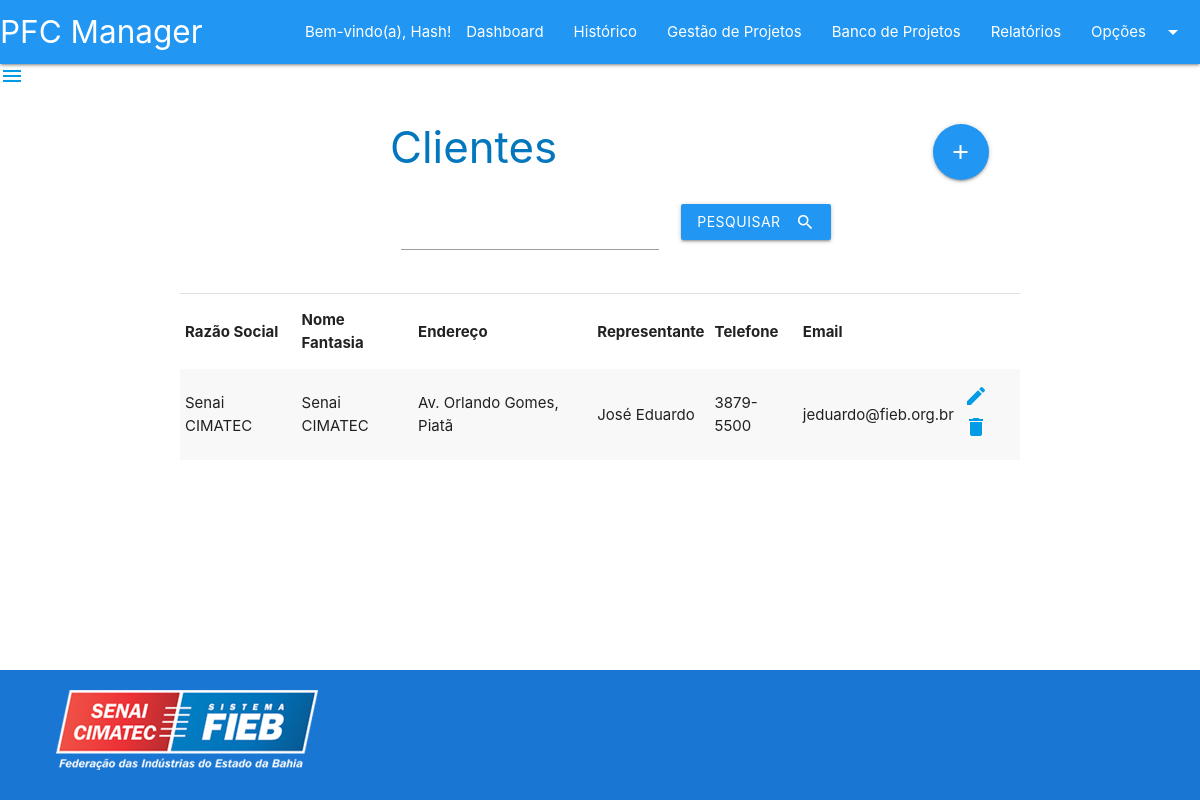
/telas/paginas_cliente/index_cliente.php (signed in), run on the app's committed database.
### tables this page shows
CREATE TABLE `clientes` (
  `cliente_id` int NOT NULL AUTO_INCREMENT,
  `cliente_razaosocial` varchar(45) DEFAULT NULL,
  `cliente_nomefantasia` varchar(45) DEFAULT NULL,
  `cliente_endereco` varchar(45) DEFAULT NULL,
  `cliente_nomerepresentante` varchar(45) DEFAULT NULL,
  `cliente_emailrepresentante` varchar(45) DEFAULT NULL,
  `cliente_telrepresentante` varchar(45) DEFAULT NULL,
  `cliente_problema` varchar(1000) DEFAULT NULL,
  `cliente_solucao` varchar(1000) DEFAULT NULL,
  `cliente_resultado` varchar(1000) DEFAULT NULL,
  PRIMARY KEY (`cliente_id`)
);

### servicos/ServicosCliente.php (called while the page is built, shortened)
<?php
class ServicosCliente implements iServicosCliente
{
    function listarClientes()
    {
        $conexao = conectar();
        $consulta = "SELECT * FROM clientes;";
        $resultado = mysqli_query($conexao, $consulta);
        return $resultado;
    }
}

### telas/paginas_cliente/index_cliente.php (the view, shortened to what this page needs)
<?php require_once("../../servicos/ServicosCliente.php"); ?>
<?php
if ($_SESSION["usuario_nome"]) {
?>
  <?php
  $servicosCliente = new ServicosCliente();
  ?>
  <!DOCTYPE html>
  <html lang="pt-BR">
  <head>
    <?php include_once("../compartilhado/head.php"); ?>
  </head>
  <body>
    <?php include_once("../compartilhado/header.php"); ?>
    <main>
      <div class="container">
        <div class="row">
          <form method="post">
            <h3 class="light-blue-text text-darken-3 page-title">Clientes
              <?php
              if (($_SESSION["usuario_perfil"]) == "Administrador" || ($_SESSION["usuario_perfil"]) == "GPE") {
              ?>
                <a title="Adicionar Cliente" href="cadastro_cliente.php" class="btn-floating btn-large waves-effect waves-light blue right" style="margin-right: 5%;">
                  <i class="material-icons">add</i>
                </a>
              <?php
              }
              ?>
            </h3>
            <div class="input-field col s4 offset-s3">
              <input name="filtro" maxlength="45" type="text">
            </div>
            <div class="input-field col s4">
              <button class="btn waves-effect waves-light blue" type="submit" name="action">Pesquisar
                <i class="material-icons right ">search</i>
              </button>
            </div>
          </form>
        </div>
        <div class="divider"></div>
        <div class="table">
          <table class="striped">
            <thead>
              <tr>
                <th>Razão Social</th>
                <th>Nome Fantasia</th>
                <th>Endereço</th>
                <th>Representante</th>
                <th>Telefone</th>
                <th>Email</th>
                <th></th>
              </tr>
            </thead>
            <tbody>
              <?php
              if (isset($_POST["filtro"])) {
              ?>
                <?php
                $resultado = $servicosCliente->pesquisarCliente($_POST["filtro"]);
                while ($linha = mysqli_fetch_assoc($resultado)) {
                ?>
                  <tr>
                    <td><?php echo $linha["cliente_razaosocial"] ?></td>
                    <td><?php echo $linha["cliente_nomefantasia"] ?></td>
                    <td><?php echo $linha["cliente_endereco"] ?></td>
                    <td><?php echo $linha["cliente_nomerepresentante"] ?></td>
                    <td><?php echo $linha["cliente_telrepresentante"] ?></td>
                    <td><?php echo $linha["cliente_emailrepresentante"] ?></td>
                    <?php
                    if (($_SESSION["usuario_perfil"]) == "Administrador") {
                    ?>
                      <td>
                        <a href="alterar_cliente.php?id=<?php echo $linha["cliente_id"] ?>"><i class="material-icons">edit</i></a>
                        <a href="deletar_cliente.php?id=<?php echo $linha["cliente_id"] ?>"><i class="material-icons">delete</i></a>
                      </td>
                    <?php
                    }
                    ?>
                  </tr>
                <?php
                }
              } else {
                ?>
                <?php
                $resultado = $servicosCliente->listarClientes();
                while ($linha = mysqli_fetch_assoc($resultado)) {
                ?>
                  <tr>
                    <td><?php echo $linha["cliente_razaosocial"] ?></td>
                    <td><?php echo $linha["cliente_nomefantasia"] ?></td>
                    <td><?php echo $linha["cliente_endereco"] ?></td>
                    <td><?php echo $linha["cliente_nomerepresentante"] ?></td>
                    <td><?php echo $linha["cliente_telrepresentante"] ?></td>
                    <td><?php echo $linha["cliente_emailrepresentante"] ?></td>
                    <?php
                    if (($_SESSION["usuario_perfil"]) == "Administrador") {
                    ?>
                      <td>
                        <a href="alterar_cliente.php?id=<?php echo $linha["cliente_id"] ?>"><i class="material-icons">edit</i></a>
                        <a href="deletar_cliente.php?id=<?php echo $linha["cliente_id"] ?>"><i class="material-icons">delete</i></a>
                      </td>
                    <?php
                    }
                    ?>
                  </tr>
              <?php
                }
              }
              ?>
            </tbody>
          </table>
        </div>
      </div>
      <br>
    </main>
    <?php include_once("../compartilhado/footer.php"); ?>
  </body>
  </html>
<?php
} else {
  header("location:../inicio/login.php");
}
?>

### telas/compartilhado/head.php (style rules this page uses)
div.table { overflow-x: scroll; }
th, td { min-width: 50px; }
.page-title { padding-left: 25%; }
body { display: flex; min-height: 100vh; flex-direction: column; }
main { flex: 1 0 auto; }

### data on the page
clientes: cliente_razaosocial "Senai CIMATEC", cliente_nomefantasia "Senai CIMATEC", cliente_endereco "Av. Orlando Gomes, Piatã", cliente_nomerepresentante "José Eduardo", cliente_telrepresentante "3879-5500", cliente_emailrepresentante "jeduardo@fieb.org.br"

### other printed values
$_SESSION["usuario_nome"] "Hash"
